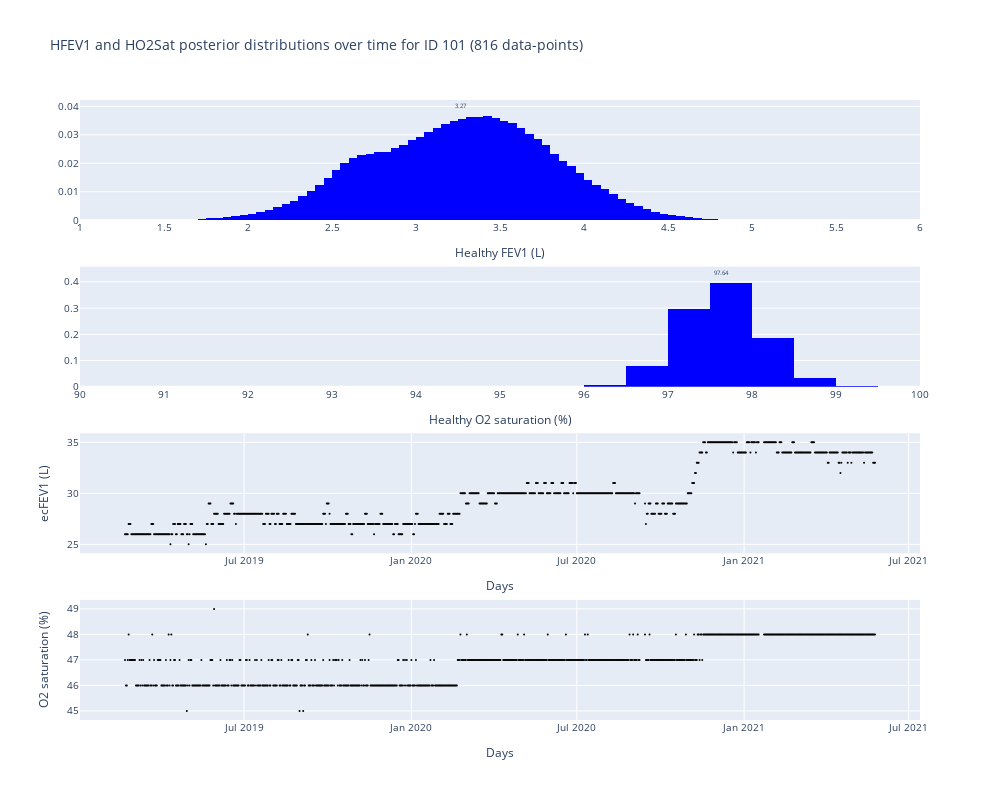

Notebook code for this chart:
### Code cell
from plotly.subplots import make_subplots
import plotly.graph_objects as go

fig = go.Figure()
fig = make_subplots(rows=4, cols=1)
ih.plot_histogram(fig, HFEV1, res[HFEV1.name].values, HFEV1.a, HFEV1.b, 1, 1, "blue")
ih.plot_histogram(
    fig, HO2Sat, res[HO2Sat.name].values, HO2Sat.a, HO2Sat.b, 2, 1, "blue"
)


def plot_scatter(fig, x, y, row, col, colour, title=None):
    fig.add_trace(
        go.Scatter(
            x=x,
            y=y,
            mode="markers",
        ),
        row=row,
        col=col,
    )
    fig.update_traces(marker=dict(size=2), row=row, col=col)
    if colour:
        fig.update_traces(marker=dict(color=colour), row=row, col=col)
    # Add x axis title
    fig.update_yaxes(title_text=title, row=row, col=col)
    fig.update_xaxes(title_text="Days", row=row, col=col)


plot_scatter(
    fig, df_for_ID["Date Recorded"], df_for_ID[ecFEV1.name], 3, 1, "black", ecFEV1.name
)
plot_scatter(
    fig, df_for_ID["Date Recorded"], df_for_ID[O2Sat.name], 4, 1, "black", O2Sat.name
)
fig.update_layout(
    title=f"HFEV1 and HO2Sat posterior distributions over time for ID 101 ({len(df_for_ID)} data-points)",
    width=1000,
    height=800,
    font=dict(size=10),
    showlegend=False,
)
fig.show()

### Figure 1 — Plotly figure (JSON) as saved in the notebook; plotly's stock layout.template omitted (floating-point values rounded to 4 significant figures; data arrays with more than 128 entries replaced by an {"elided": "..."} marker saying what was removed)
{"data": [{"histfunc": "sum", "marker": {"color": "blue"}, "type": "histogram", "x": [1, 1.05, 1.1, 1.15, 1.2, 1.25, 1.3, 1.35, 1.4, 1.45, 1.5, 1.55, 1.6, 1.65, 1.7, 1.75, 1.8, 1.85, 1.9, 1.95, 2.0, 2.05, 2.1, 2.15, 2.2, 2.25, 2.3, 2.35, 2.4, 2.45, 2.5, 2.55, 2.6, 2.65, 2.7, 2.75, 2.8, 2.85, 2.9, 2.95, 3.0, 3.05, 3.1, 3.15, 3.2, 3.25, 3.3, 3.35, 3.4, 3.45, 3.5, 3.55, 3.6, 3.65, 3.7, 3.75, 3.8, 3.85, 3.9, 3.95, 4.0, 4.05, 4.1, 4.15, 4.2, 4.25, 4.3, 4.35, 4.4, 4.45, 4.5, 4.55, 4.6, 4.65, 4.7, 4.75, 4.8, 4.85, 4.9, 4.95, 5.0, 5.05, 5.1, 5.15, 5.2, 5.25, 5.3, 5.35, 5.4, 5.45, 5.5, 5.55, 5.6, 5.65, 5.7, 5.75, 5.8, 5.85, 5.9, 5.95], "xaxis": "x", "xbins": {"end": 6, "size": 0.05, "start": 1}, "y": [0, 0, 0, 0, 0, 0, 0, 0, 0, 0, 0, 0, 0, 0.0002059, 0.0005342, 0.0006876, 0.0008822, 0.001128, 0.001437, 0.001822, 0.002302, 0.002895, 0.003623, 0.004511, 0.005588, 0.006884, 0.008432, 0.01027, 0.01243, 0.01495, 0.01757, 0.02008, 0.02168, 0.02289, 0.02327, 0.02392, 0.02407, 0.02528, 0.02642, 0.0281, 0.02937, 0.03114, 0.03224, 0.03374, 0.03471, 0.03545, 0.03634, 0.03625, 0.03647, 0.03605, 0.03483, 0.03418, 0.03256, 0.03021, 0.02856, 0.02645, 0.02335, 0.0207, 0.01902, 0.01666, 0.01428, 0.01244, 0.01091, 0.009014, 0.007272, 0.005982, 0.005028, 0.003944, 0.002938, 0.002172, 0.001715, 0.001343, 0.0009359, 0.0006103, 0.0003928, 0.0002876, 0.0002122, 0.0001469, 9.335e-05, 5.749e-05, 3.711e-05, 2.55e-05, 1.727e-05, 1.082e-05, 5.902e-06, 3.031e-06, 1.571e-06, 9.777e-07, 6.053e-07, 3.691e-07, 2.044e-07, 1.005e-07, 4.666e-08, 2.145e-08, 1.188e-08, 6.585e-09, 3.592e-09, 1.924e-09, 8.911e-10, 3.604e-10], "yaxis": "y"}, {"histfunc": "sum", "marker": {"color": "blue"}, "type": "histogram", "x": [90, 90.5, 91, 91.5, 92, 92.5, 93, 93.5, 94, 94.5, 95, 95.5, 96, 96.5, 97, 97.5, 98, 98.5, 99, 99.5], "xaxis": "x2", "xbins": {"end": 100, "size": 0.5, "start": 90}, "y": [0, 0, 0, 0, 0, 0, 0, 0, 0, 5.308e-09, 2.383e-06, 0.0002379, 0.007325, 0.07842, 0.2969, 0.3956, 0.1873, 0.03211, 0.002033, 4.896e-05], "yaxis": "y2"}, {"marker": {"color": "black", "size": 2}, "mode": "markers", "type": "scatter", "x": {"elided": "816 str values"}, "xaxis": "x3", "y": {"elided": "816 int values"}, "yaxis": "y3"}, {"marker": {"color": "black", "size": 2}, "mode": "markers", "type": "scatter", "x": {"elided": "816 str values"}, "xaxis": "x4", "y": {"elided": "816 int values"}, "yaxis": "y4"}], "layout": {"annotations": [{"font": {"size": 6}, "showarrow": false, "text": "3.27", "x": 3.266, "xref": "x", "y": 0.04012, "yref": "y"}, {"font": {"size": 6}, "showarrow": false, "text": "97.64", "x": 97.64, "xref": "x2", "y": 0.4352, "yref": "y2"}], "font": {"size": 10}, "height": 800, "showlegend": false, "title": {"text": "HFEV1 and HO2Sat posterior distributions over time for ID 101 (816 data-points)"}, "width": 1000, "xaxis": {"anchor": "y", "domain": [0, 1], "nticks": 20, "range": [1, 6], "title": {"text": "Healthy FEV1 (L)"}}, "xaxis2": {"anchor": "y2", "domain": [0, 1], "nticks": 20, "range": [90, 100], "title": {"text": "Healthy O2 saturation (%)"}}, "xaxis3": {"anchor": "y3", "domain": [0, 1], "title": {"text": "Days"}}, "xaxis4": {"anchor": "y4", "domain": [0, 1], "title": {"text": "Days"}}, "yaxis": {"anchor": "x", "domain": [0.8063, 1]}, "yaxis2": {"anchor": "x2", "domain": [0.5375, 0.7312]}, "yaxis3": {"anchor": "x3", "domain": [0.2687, 0.4625], "title": {"text": "ecFEV1 (L)"}}, "yaxis4": {"anchor": "x4", "domain": [0, 0.1938], "title": {"text": "O2 saturation (%)"}}}}
